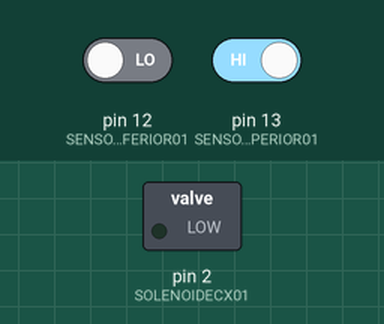
Bench run of a sketch on a simulated Arduino Uno, built with avr-gcc and run on an emulated ATmega328P. Shown: switched loads named in the sketch (green lamp = pin HIGH). The test bench sets the inputs (shaded band); at power-on: pin 12 (SENSOR_INFERIOR01) LOW, pin 13 (SENSOR_SUPERIOR01) HIGH.

Above: at 1.2 s.
1.3 s: pin 12 (SENSOR_INFERIOR01) driven HIGH
At 1.6 s:
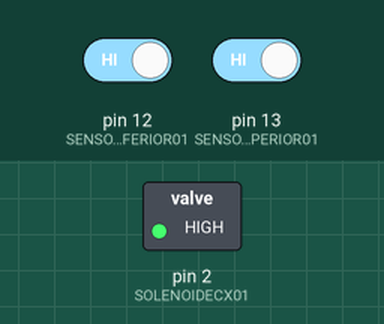
2.8 s: pin 13 (SENSOR_SUPERIOR01) driven LOW
At 4.0 s:
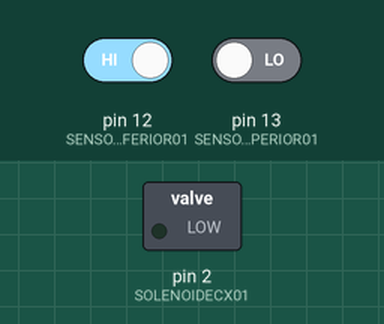
4.3 s: pin 13 (SENSOR_SUPERIOR01) driven HIGH
At 5.1 s:
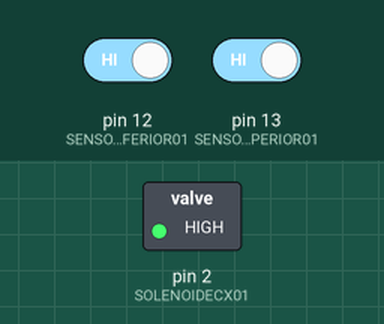
Timing chart, 0 to 7.3 s (numbered marks = the images above; inputs shaded):
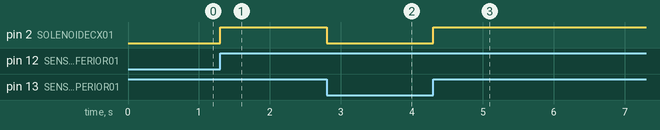

The sketch:

Mod_Nivel_Cx_Agua.ino
```cpp
// (licence header left out)
// ORIGEM DO CODIGO: https://www.robocore.net/tutoriais/controle-nivel-arduino


//Declaracao dos pinos conectados aos sensores
const int SENSOR_SUPERIOR01 = 13; //Sensor superior no pino 13
const int SENSOR_INFERIOR01 = 12; //Sensor inferior no pino 12

//Declaracao do pino conectado ao rele
const int SOLENOIDECX01 = 2;

void setup() {

  //Configura os pinos conectados aos sensores como entradas do sistema
  pinMode(SENSOR_SUPERIOR01, INPUT);
  pinMode(SENSOR_INFERIOR01, INPUT);

  //Configura o pino conectado ao rele como uma saida do sistema
  pinMode(SOLENOIDECX01, OUTPUT);

  //Inicia o pino conectado ao rele com um nivel logico baixo
  digitalWrite(SOLENOIDECX01, LOW);

}

void loop() {

  //Realiza as leituras dos sensores e as armazena em duas variaveis
  int leitura_sensor_superior = digitalRead(SENSOR_SUPERIOR01);
  int leitura_sensor_inferior = digitalRead(SENSOR_INFERIOR01);

  //Verifica se o sensor inferior esta na ausencia de liquido
  if(leitura_sensor_inferior == HIGH){
    digitalWrite(SOLENOIDECX01, HIGH); //Se for verdadeiro, aciona o rele
  }

  //Verifica se o sensor superior esta na presenca de liquido
  if(leitura_sensor_superior == LOW){
    digitalWrite(SOLENOIDECX01, LOW); //Se for verdadeiro, desliga o rele
  }

  delay(100); //Aguarda 100 milissegundos para outra leitura

}
```

Measured:
- after the input at 1.3 s, pin 2 (SOLENOIDECX01): LOW → HIGH at once
- after the input at 2.8 s, pin 2 (SOLENOIDECX01): HIGH → LOW at once
- after the input at 4.3 s, pin 2 (SOLENOIDECX01): LOW → HIGH at once
